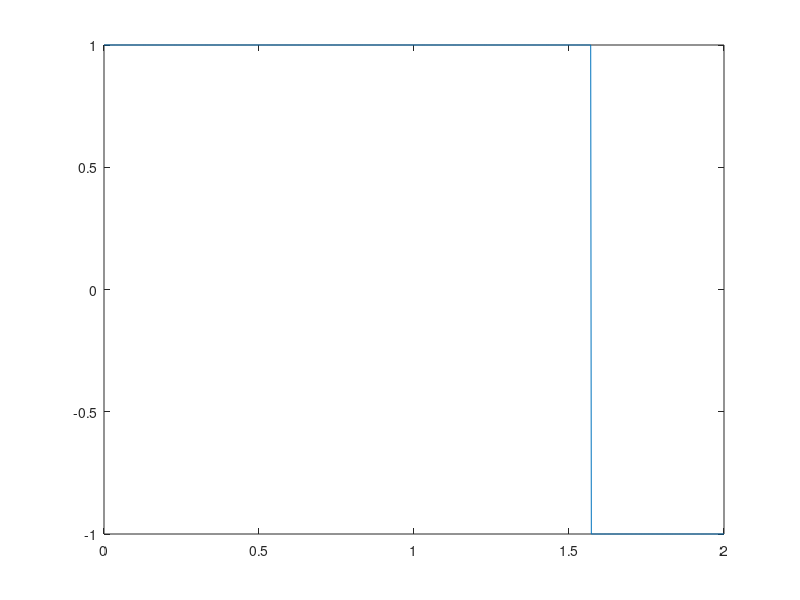
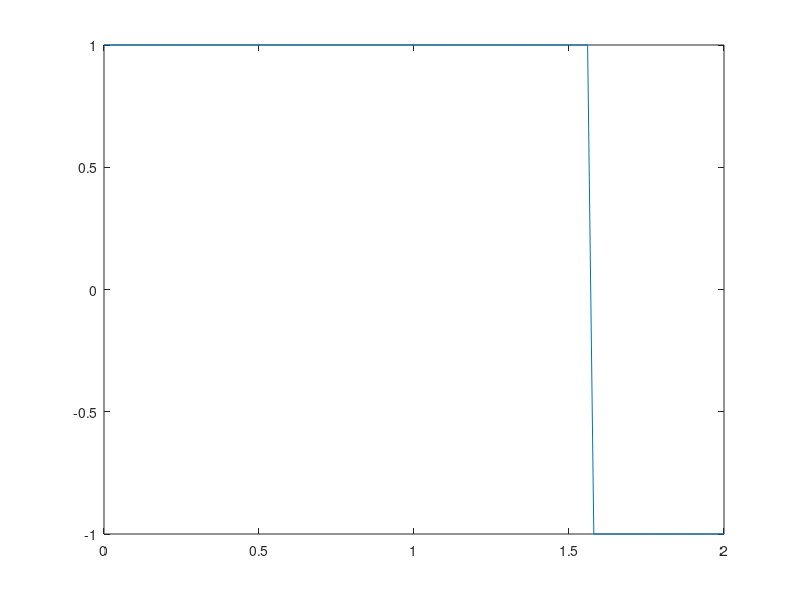
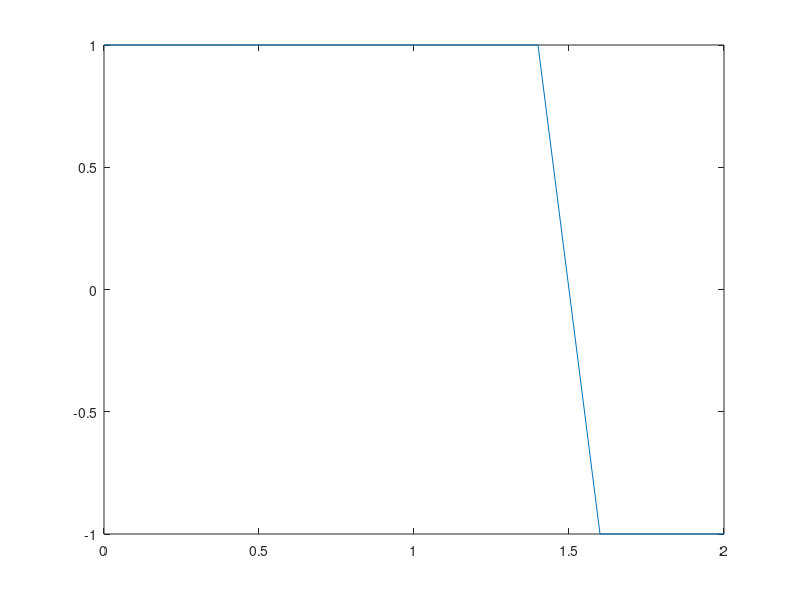

These charts were generated, in order, by the following MATLAB code:
figure(1);
t=0:0.002:2; %reprezinta timpul de la 0 la 2 secunde  cu rezolutie de 2ms
s=square(t,25);%afiseaza un grafic dreptunghiular de perioada t cu factorul de umplere 25%
for idx=1:length(s)
    if s(1,idx)==1
        s(1,idx)==0.5
    end
end
plot (t,s);

figure(2);
t=0:0.02:2;%reprezinta timpul de la 0 la 2 secunde  cu rezolutie de 20ms
s=square(t,25);%afiseaza un grafic dreptunghiular de perioada t cu factorul de umplere 25%
for idx=1:length(s)
    if s(1,idx)==1
        s(1,idx)==0.5
    end
end
plot (t,s)

figure(3);
t=0:0.2:2;%reprezinta timpul de la 0 la 2 secunde  cu rezolutie de 200ms
s=square(t,25);%afiseaza un grafic dreptunghiular de perioada t cu factorul de umplere 25%
for idx=1:length(s)
    if s(1,idx)==1
        s(1,idx)==0.5
    end
end
plot (t,s)